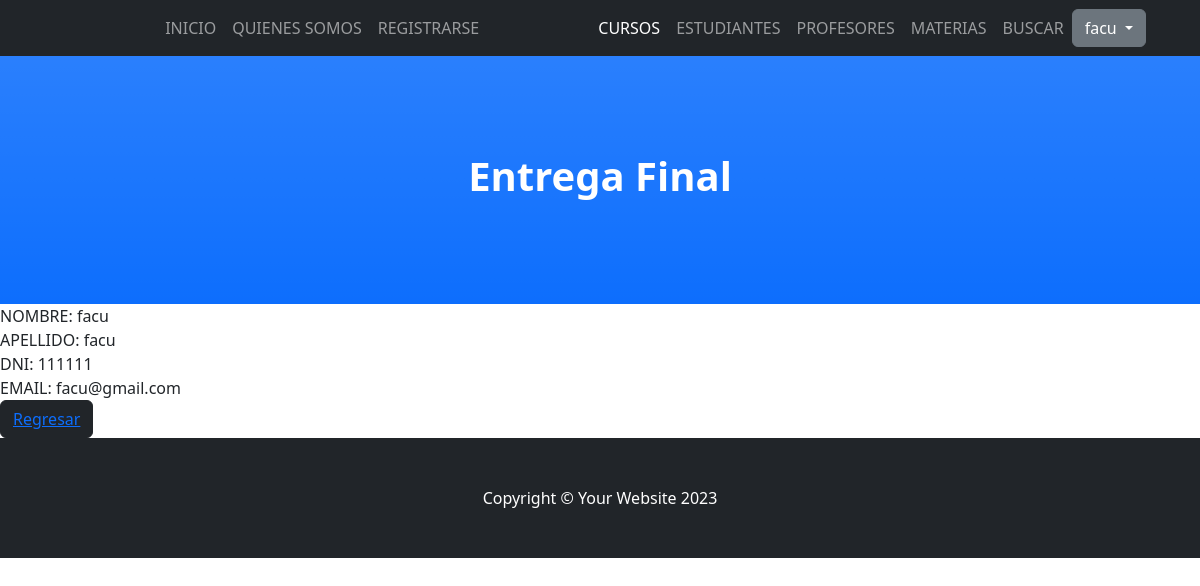
Before: /AppColegio/profesores-detail/1/ (signed in) with the older database file.
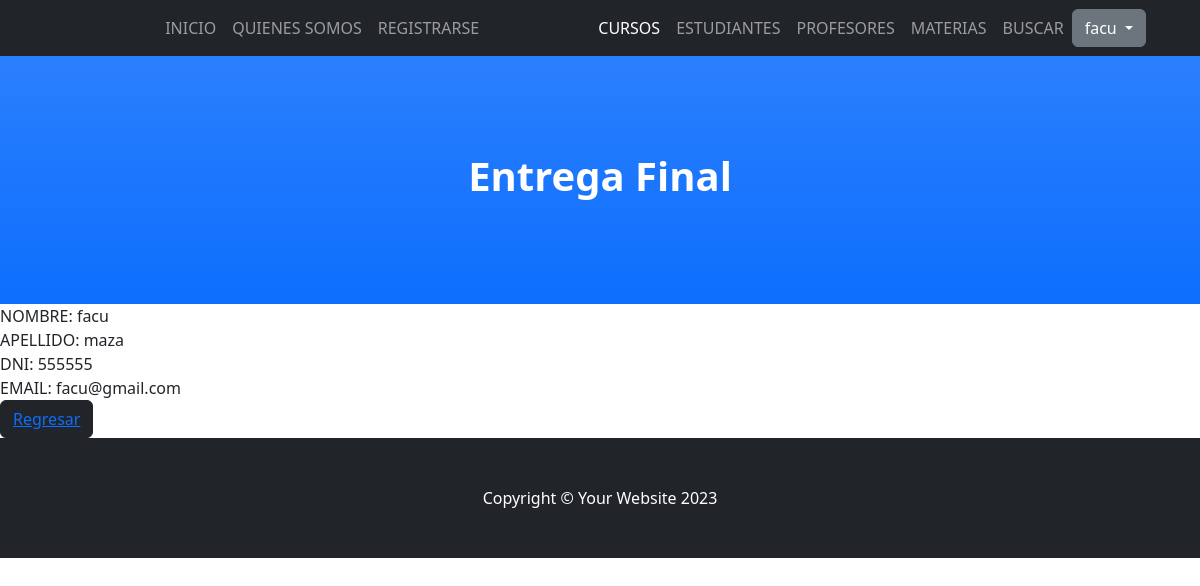
After: the same page with the newer database file.
### appcolegio/models.py (models this page shows, shortened)
class prof(models.Model):
    nombre = models.CharField(max_length=40)
    apellido = models.CharField(max_length=20)
    dni= models.IntegerField()
    email = models.EmailField(max_length=40)

### appcolegio/views.py (the view)
# urls.py: path('profesores-detail/<int:pk>/', views.profesoresdetalle.as_view(), name="profesoresDetalle"),
class profesoresdetalle(LoginRequiredMixin,DetailView):
    model = prof
    template_name = "appcolegio/profesores_detalle.html"

### appcolegio/templates/appcolegio/profesores_detalle.html (shortened to what this page needs)
{% extends 'appcolegio/padre.html' %}
{% load static %}
{% block contenidoQueCambia %}
NOMBRE: {{ prof.nombre }}<br>
APELLIDO: {{ prof.apellido }}<br>
DNI: {{ prof.dni }}<br>
EMAIL: {{ prof.email }}<br>
<button type="button" class="btn btn-dark"><a href="{% url 'profesoresLista' %}">Regresar</a></button>
{% endblock contenidoQueCambia %}

### appcolegio/templates/appcolegio/padre.html (shortened to what this page needs)
{% load static%}
<!DOCTYPE html>
<html lang="en">
    <head>
        <link href="{% static "appcolegio/css/styles.css" %}" rel="stylesheet" />
    </head>
    <header class="bg-primary bg-gradient text-white ">
        <div class="container px-1 text-center">
            <h1 class="fw-bolder">Entrega Final</h1>
        </div>
    </header>
<body id="page-top">
    <nav class="navbar navbar-expand-lg navbar-dark bg-dark fixed-top " id="mainNav">
        <div class="container px-4">
            <div class="collapse navbar-collapse" id="navbarResponsive">
                <ul class="navbar-nav ms-auto">
                    <li class="nav-item"><a class="nav-link" href="{% url 'inicio' %}">INICIO</a></li>
                    <li class="nav-item"><a class="nav-link" href="{% url 'quienesSomos' %}">QUIENES SOMOS</a></li>
                    <li class="nav-item"><a class="nav-link" href="{% url 'Register' %}">REGISTRARSE</a></li>
                </ul>
            </div>
            <div class="collapse navbar-collapse" id="navbarResponsive">
                <ul class="navbar-nav ms-auto">
                    {% if user.is_authenticated %}
                        <li class="nav-item">
                          <a class="nav-link active" aria-current="page" href="{% url 'cursoLista' %}">CURSOS</a>
                        </li>
                        <li class="nav-item">
                          <a class="nav-link" href="{% url 'estudiantesLista' %}">ESTUDIANTES</a>
                        </li>
                        <li class="nav-item">
                          <a class="nav-link" href="{% url 'profesoresLista' %}">PROFESORES</a>
                        </li>
                        <li class="nav-item">
                            <a class="nav-link" href="{% url 'materiasLista' %}">MATERIAS</a>
                          </li>
                          <li class="nav-item">
                            <a class="nav-link" href="{% url 'buscarCurso' %}">BUSCAR</a>
                          </li>
                      </ul>
                    <div class="dropdown">
                        <button class="btn btn-secondary dropdown-toggle" type="button" id="dropdownMenuButton1" data-bs-toggle="dropdown" aria-expanded="false">
                            {{ request.user.username }}
                        </button>
                    </div>
                    {% endif %}
            </div>
        </div>
    </nav>
    {% block contenidoQueCambia %}
    {% endblock contenidoQueCambia  %}
 <footer class="py-5 bg-dark">
    <div class="container px-4"><p class="m-0 text-center text-white">Copyright &copy; Your Website 2023</p></div>
</footer>
</body>
</html>

Changed rows visible on the page:
changed prof "facu": apellido "facu" → "maza"; dni "111111" → "555555"
